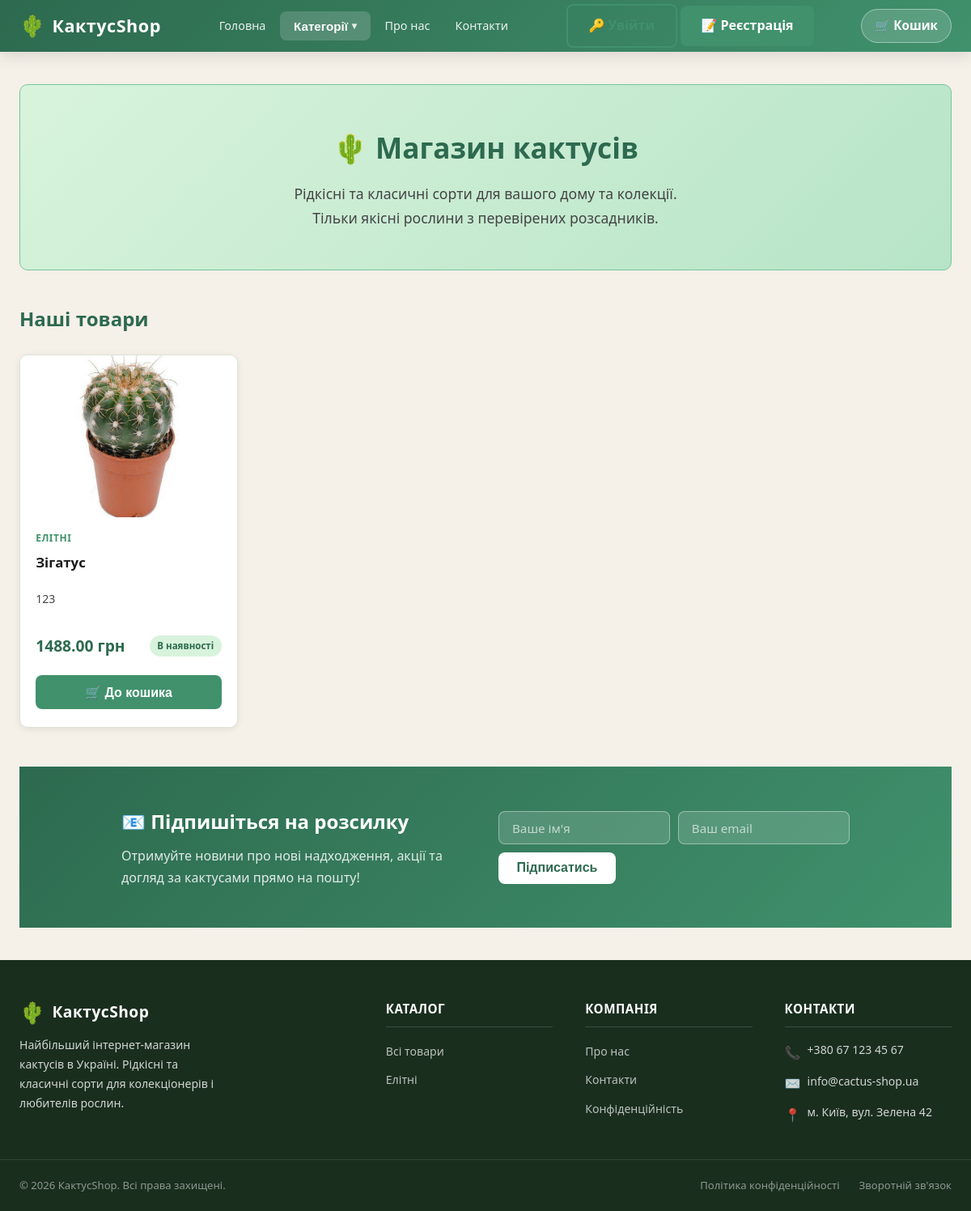
The app's page /, older data.
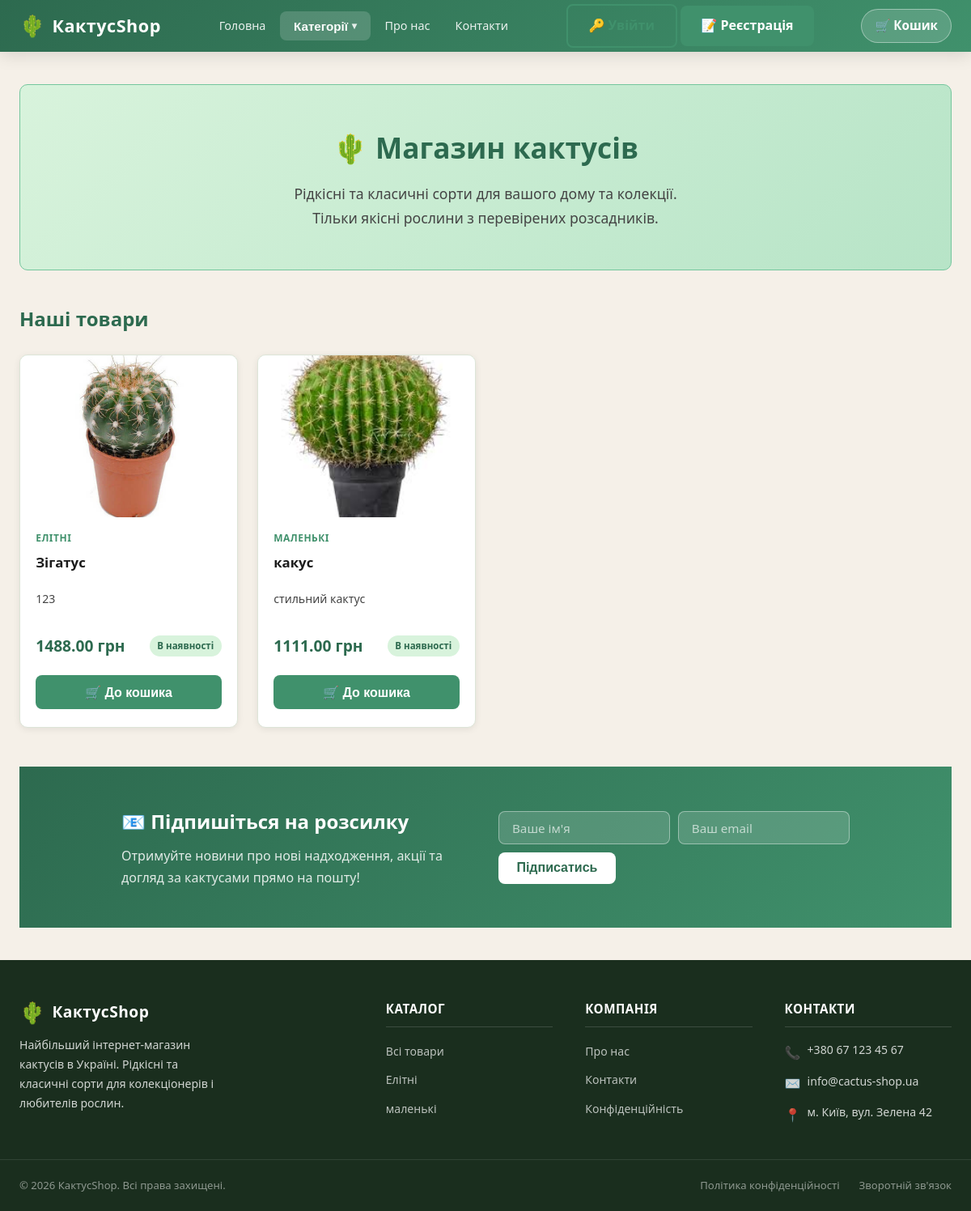
The same page, newer data.
### shop/models.py (models this page shows, shortened)
class Product(models.Model):
    category = models.ForeignKey(
        Category,
        on_delete=models.CASCADE,
        related_name='products',
        verbose_name='Категорія'
    )
    name = models.CharField('Назва товару', max_length=150)
    slug = models.SlugField('Слаг', unique=True)
    price = models.DecimalField('Ціна', max_digits=10, decimal_places=2)
    stock = models.PositiveIntegerField('Кількість на складі', default=0)
    description = models.TextField(
        'Опис товару',
        blank=True,
        validators=[MaxLengthValidator(2000)],
    )
    image_url = models.URLField('Фото URL', blank=True)
    image = models.ImageField('Фото товару', upload_to='products/', blank=True, null=True)
    available = models.BooleanField('В наявності', default=True)
    created_at = models.DateTimeField(auto_now_add=True)
    updated_at = models.DateTimeField(auto_now=True)
    class Meta:
        verbose_name = 'Товар'
        verbose_name_plural = 'Товари'

class Category(models.Model):
    name = models.CharField('Назва', max_length=100)
    slug = models.SlugField('Слаг', unique=True)
    description = models.TextField('Опис', blank=True)
    created_at = models.DateTimeField(auto_now_add=True)
    updated_at = models.DateTimeField(auto_now=True)
    class Meta:
        verbose_name = 'Категорія'
        verbose_name_plural = 'Категорії'

### shop/views.py (the view)
# urls.py: path('', views.main, name='main'),
def main(request):
    categories = Category.objects.all()
    products_list = Product.objects.filter(available=True).select_related('category')
    paginator = Paginator(products_list, 6)
    page_number = request.GET.get('page')
    products = paginator.get_page(page_number)
    newsletter_form = NewsletterForm()
    context = {
        'categories': categories,
        'products': products,
        'is_paginated': products.has_other_pages(),
        'page_obj': products,
        'paginator': paginator,
        'newsletter_form': newsletter_form,
    }
    return render(request, 'shop/main.html', context)

### shop/forms.py
class NewsletterForm(forms.ModelForm):
    class Meta:
        model = NewsletterSubscriber
        fields = ['name', 'email']
        widgets = {
            'name': forms.TextInput(attrs={
                'class': 'form-control',
                'placeholder': "Ваше ім'я",
            }),
            'email': forms.EmailInput(attrs={
                'class': 'form-control',
                'placeholder': 'Ваш email',
            }),
        }
        labels = {
            'name': "Ім'я",
            'email': 'Email',
        }

### shop/context_processors.py (called while the page is built)
def cart_info(request):
    cart_count = 0
    try:
        if request.session.session_key:
            order = Order.objects.filter(
                session_key=request.session.session_key,
                is_completed=False
            ).prefetch_related('items').first()
            if order:
                cart_count = order.get_total_items()
    except Exception:
        pass
    return {'cart_count': cart_count}

### shop/templates/shop/main.html (shortened to what this page needs)
{% extends 'shop/base.html' %}
{% block content %}
<section class="hero">
    <h1>🌵 Магазин кактусів</h1>
    <p>Рідкісні та класичні сорти для вашого дому та колекції. Тільки якісні рослини з перевірених розсадників.</p>
</section>
<section class="products-section">
    <h2>Наші товари</h2>
    {% if products %}
        <div class="products-grid">
            {% for product in products %}
            <div class="product-card">
                <div class="product-card__image-wrap">
                    {% if product.image %}
                        <img src="{{ product.image.url }}" alt="{{ product.name }}">
                    {% elif product.image_url %}
                        <img src="{{ product.image_url }}" alt="{{ product.name }}">
                    {% else %}
                        <span class="product-card__no-image">🌵</span>
                    {% endif %}
                </div>
                <div class="product-card__body">
                    <span class="product-card__category">{{ product.category.name }}</span>
                    <div class="product-card__name">
                        <a href="{% url 'shop:product_detail' product.slug %}">{{ product.name }}</a>
                    </div>
                    {% if product.description %}
                        <p class="product-card__desc">{{ product.description }}</p>
                    {% endif %}
                    <div class="product-card__footer">
                        <span class="product-card__price">{{ product.price }} грн</span>
                        {% if product.available %}
                            <span class="badge-available">В наявності</span>
                        {% else %}
                            <span class="badge-unavailable">Немає</span>
                        {% endif %}
                    </div>
                    {% if product.available %}
                    <form method="post" action="{% url 'shop:cart_add' product.pk %}" class="card-add-form">
                        <button type="submit" class="btn btn-primary btn-block">🛒 До кошика</button>
                    </form>
                    {% endif %}
                </div>
            </div>
            {% endfor %}
        </div>
    {% else %}
        <div class="empty-state">
            <div class="empty-state__icon">🌵</div>
            <h2>Товарів ще немає</h2>
            <p>Скоро тут з'являться чудові кактуси!</p>
        </div>
    {% endif %}
</section>
<section class="newsletter-section">
    <div class="newsletter-inner">
        <div class="newsletter-text">
            <h2>📧 Підпишіться на розсилку</h2>
            <p>Отримуйте новини про нові надходження, акції та догляд за кактусами прямо на пошту!</p>
        </div>
        <form method="post" action="{% url 'shop:newsletter_subscribe' %}" class="newsletter-form">
            <div class="newsletter-fields">
                {{ newsletter_form.name }}
                {{ newsletter_form.email }}
                <button type="submit" class="btn btn-newsletter">Підписатись</button>
            </div>
        </form>
    </div>
</section>
{% endblock %}

### shop/templates/shop/base.html (shortened to what this page needs)
<!DOCTYPE html>
<html lang="uk">
<head>
    {% load static %}
    <link rel="stylesheet" href="{% static 'shop/css/style.css' %}">
</head>
<body>
<header>
    <div class="header-inner">
        <a href="{% url 'shop:main' %}" class="logo">
            <span class="logo-icon">🌵</span>
            <span>КактусShop</span>
        </a>
        <nav class="main-nav">
            <ul>
                <li><a href="{% url 'shop:main' %}">Головна</a></li>
                {% if categories %}
                <li class="nav-categories">
                    <button type="button" class="nav-categories-toggle" aria-haspopup="true">Категорії</button>
                </li>
                {% endif %}
                <li><a href="{% url 'shop:about' %}">Про нас</a></li>
                <li><a href="{% url 'shop:contacts' %}">Контакти</a></li>
            </ul>
        </nav>
        <div class="auth-buttons">
            {% if user.is_authenticated %}
                <a href="{% url 'shop:profile' %}" class="btn btn-outline">👤 {{ user.username }}</a>
                <form method="post" action="{% url 'logout' %}" style="display:inline;">
                    {% csrf_token %}
                    <button type="submit" class="btn btn-outline">🚪 Вийти</button>
                </form>
            {% else %}
                <a href="{% url 'login' %}" class="btn btn-outline">🔑 Увійти</a>
                <a href="{% url 'shop:register' %}" class="btn btn-primary">📝 Реєстрація</a>
            {% endif %}
        </div>
        <a href="{% url 'shop:cart' %}" class="cart-btn" title="Кошик">
            🛒 Кошик
        </a>
    </div>
</header>
<main>
    {% block content %}{% endblock %}
</main>
<footer>
    <div class="footer-top">
        <div class="footer-brand">
            <div class="logo">
                <span class="logo-icon">🌵</span>
                <span>КактусShop</span>
            </div>
            <p>Найбільший інтернет-магазин кактусів в Україні. Рідкісні та класичні сорти для колекціонерів і любителів рослин.</p>
        </div>
        <div class="footer-col">
            <h4>Каталог</h4>
            <ul>
                <li><a href="{% url 'shop:main' %}">Всі товари</a></li>
                {% for cat in categories %}
                    <li><a href="{% url 'shop:category' cat.slug %}">{{ cat.name }}</a></li>
                {% endfor %}
            </ul>
        </div>
        <div class="footer-col">
            <h4>Компанія</h4>
            <ul>
                <li><a href="{% url 'shop:about' %}">Про нас</a></li>
                <li><a href="{% url 'shop:contacts' %}">Контакти</a></li>
                <li><a href="{% url 'shop:privacy' %}">Конфіденційність</a></li>
            </ul>
        </div>
        <div class="footer-col">
            <h4>Контакти</h4>
            <div class="footer-contact-item">
                <span class="footer-contact-item__icon">📞</span>
                <span>+380 67 123 45 67</span>
            </div>
            <div class="footer-contact-item">
                <span class="footer-contact-item__icon">✉️</span>
                <span>info@cactus-shop.ua</span>
            </div>
            <div class="footer-contact-item">
                <span class="footer-contact-item__icon">📍</span>
                <span>м. Київ, вул. Зелена 42</span>
            </div>
        </div>
    </div>
    <div class="footer-bottom">
        <div class="footer-bottom-inner">
            <p>&copy; 2026 КактусShop. Всі права захищені.</p>
            <div class="footer-bottom-links">
                <a href="{% url 'shop:privacy' %}">Політика конфіденційності</a>
                <a href="{% url 'shop:contacts' %}">Зворотній зв'язок</a>
            </div>
        </div>
    </div>
</footer>
</body>
</html>

Row changes from the older to the newer data that the page shows:
added Product: image (picture), category.name "МАЛЕНЬКІ", name "какус", description "стильний кактус", price "1111.00", available "В наявності"
added Category: name "маленькі"
